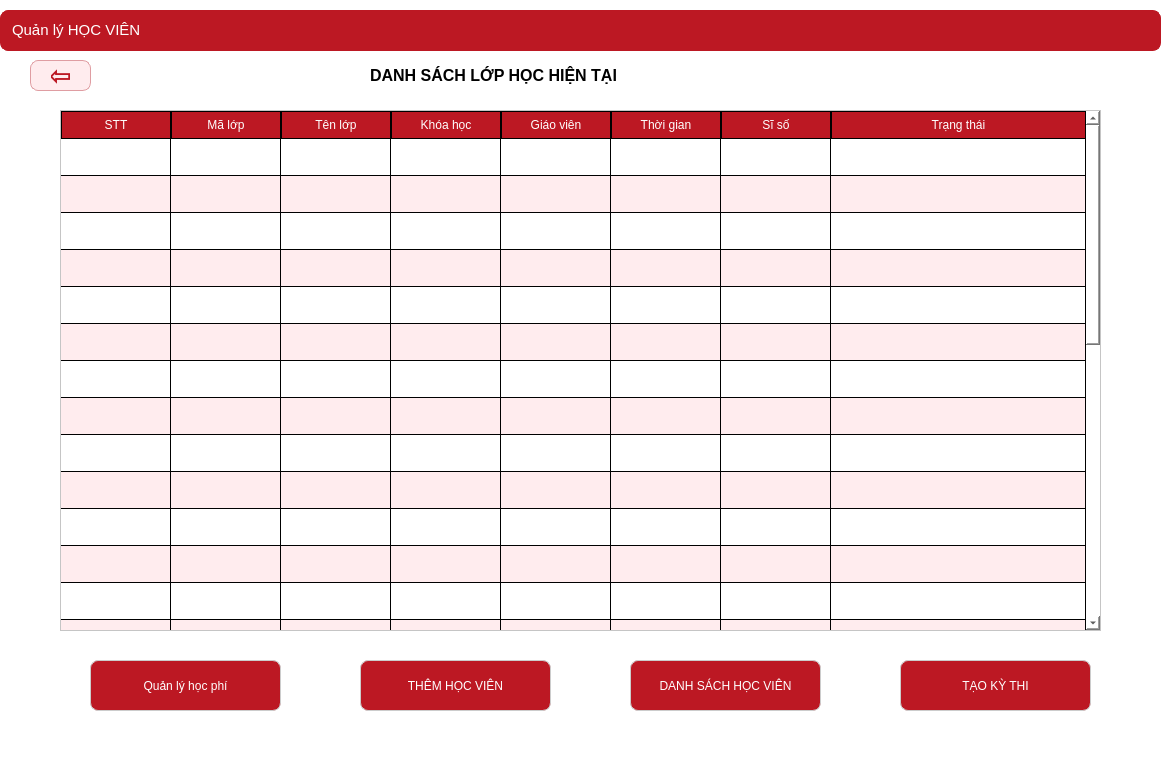
<?xml version="1.0" encoding="UTF-8"?>
<ui version="4.0">
 <class>Dialog</class>
 <widget class="QDialog" name="Dialog">
  <property name="geometry">
   <rect>
    <x>0</x>
    <y>0</y>
    <width>1161</width>
    <height>771</height>
   </rect>
  </property>
  <property name="windowTitle">
   <string>Dialog</string>
  </property>
  <widget class="QWidget" name="widget" native="true">
   <property name="geometry">
    <rect>
     <x>0</x>
     <y>0</y>
     <width>1161</width>
     <height>771</height>
    </rect>
   </property>
   <property name="styleSheet">
    <string notr="true">background: white;
</string>
   </property>
   <widget class="QTableWidget" name="dslopqli">
    <property name="geometry">
     <rect>
      <x>60</x>
      <y>110</y>
      <width>1041</width>
      <height>521</height>
     </rect>
    </property>
    <property name="styleSheet">
     <string notr="true">QTableWidget {
	font: 75 9pt &quot;MS Shell Dlg 2&quot;;
    background-color: white;
	alternate-background-color:#ffecee;
    gridline-color: black;
}

QHeaderView::section {
    background-color: #bc1823;
    color: white;
    padding: 4px;
    border: 1px solid black;
}

</string>
    </property>
    <property name="verticalScrollBarPolicy">
     <enum>Qt::ScrollBarAsNeeded</enum>
    </property>
    <property name="showDropIndicator" stdset="0">
     <bool>true</bool>
    </property>
    <property name="dragDropOverwriteMode">
     <bool>true</bool>
    </property>
    <property name="alternatingRowColors">
     <bool>true</bool>
    </property>
    <property name="showGrid">
     <bool>true</bool>
    </property>
    <attribute name="horizontalHeaderDefaultSectionSize">
     <number>110</number>
    </attribute>
    <attribute name="horizontalHeaderShowSortIndicator" stdset="0">
     <bool>false</bool>
    </attribute>
    <attribute name="horizontalHeaderStretchLastSection">
     <bool>true</bool>
    </attribute>
    <attribute name="verticalHeaderVisible">
     <bool>false</bool>
    </attribute>
    <attribute name="verticalHeaderDefaultSectionSize">
     <number>37</number>
    </attribute>
    <attribute name="verticalHeaderShowSortIndicator" stdset="0">
     <bool>false</bool>
    </attribute>
    <row>
     <property name="text">
      <string/>
     </property>
    </row>
    <row>
     <property name="text">
      <string/>
     </property>
    </row>
    <row>
     <property name="text">
      <string/>
     </property>
    </row>
    <row>
     <property name="text">
      <string/>
     </property>
    </row>
    <row>
     <property name="text">
      <string/>
     </property>
    </row>
    <row>
     <property name="text">
      <string/>
     </property>
    </row>
    <row>
     <property name="text">
      <string/>
     </property>
    </row>
    <row>
     <property name="text">
      <string>New Row</string>
     </property>
    </row>
    <row>
     <property name="text">
      <string/>
     </property>
    </row>
    <row>
     <property name="text">
      <string/>
     </property>
    </row>
    <row>
     <property name="text">
      <string/>
     </property>
    </row>
    <row>
     <property name="text">
      <string/>
     </property>
    </row>
    <row>
     <property name="text">
      <string/>
     </property>
    </row>
    <row>
     <property name="text">
      <string/>
     </property>
    </row>
    <row>
     <property name="text">
      <string/>
     </property>
    </row>
    <row>
     <property name="text">
      <string/>
     </property>
    </row>
    <row>
     <property name="text">
      <string/>
     </property>
    </row>
    <row>
     <property name="text">
      <string/>
     </property>
    </row>
    <row>
     <property name="text">
      <string/>
     </property>
    </row>
    <row>
     <property name="text">
      <string/>
     </property>
    </row>
    <row>
     <property name="text">
      <string/>
     </property>
    </row>
    <row>
     <property name="text">
      <string/>
     </property>
    </row>
    <row>
     <property name="text">
      <string/>
     </property>
    </row>
    <row>
     <property name="text">
      <string/>
     </property>
    </row>
    <row>
     <property name="text">
      <string/>
     </property>
    </row>
    <row>
     <property name="text">
      <string/>
     </property>
    </row>
    <row>
     <property name="text">
      <string/>
     </property>
    </row>
    <row>
     <property name="text">
      <string/>
     </property>
    </row>
    <row>
     <property name="text">
      <string/>
     </property>
    </row>
    <column>
     <property name="text">
      <string>STT</string>
     </property>
    </column>
    <column>
     <property name="text">
      <string>Mã lớp</string>
     </property>
    </column>
    <column>
     <property name="text">
      <string>Tên lớp</string>
     </property>
    </column>
    <column>
     <property name="text">
      <string>Khóa học</string>
     </property>
    </column>
    <column>
     <property name="text">
      <string>Giáo viên</string>
     </property>
    </column>
    <column>
     <property name="text">
      <string>Thời gian</string>
     </property>
    </column>
    <column>
     <property name="text">
      <string>Sĩ số</string>
     </property>
    </column>
    <column>
     <property name="text">
      <string>Trạng thái</string>
     </property>
    </column>
    <item row="0" column="0">
     <property name="text">
      <string/>
     </property>
     <property name="font">
      <font>
       <pointsize>10</pointsize>
       <weight>75</weight>
       <bold>true</bold>
      </font>
     </property>
    </item>
   </widget>
   <widget class="QPushButton" name="addhv">
    <property name="geometry">
     <rect>
      <x>360</x>
      <y>660</y>
      <width>191</width>
      <height>51</height>
     </rect>
    </property>
    <property name="styleSheet">
     <string notr="true">QPushButton {
    /* Font Segoe UI, cỡ chữ 10pt, độ đậm 700 (Bold) */
    font: 700 9pt &quot;Segoe UI&quot;; 
    color: white;
    background-color: #bc1823;
    border-radius: 8px; /* Bo góc 8px theo yêu cầu của bạn */
    padding: 12px;      /* Padding 12px theo yêu cầu của bạn */
    border: 1px solid #ccc;
    text-transform: uppercase; /* In hoa toàn bộ chữ để trông quyền lực hơn (tùy chọn) */
}

QPushButton:hover {
    background-color: #ffecee;
    color: #bc1823; /* Chữ đỏ đậm trên nền hồng nhạt sẽ đẹp hơn đen */
    border: 2px solid #df9da2;
}</string>
    </property>
    <property name="text">
     <string>THÊM HỌC VIÊN</string>
    </property>
   </widget>
   <widget class="QPushButton" name="taokythi">
    <property name="geometry">
     <rect>
      <x>900</x>
      <y>660</y>
      <width>191</width>
      <height>51</height>
     </rect>
    </property>
    <property name="styleSheet">
     <string notr="true">QPushButton {
    /* Font Segoe UI, cỡ chữ 10pt, độ đậm 700 (Bold) */
    font: 700 9pt &quot;Segoe UI&quot;; 
    color: white;
    background-color: #bc1823;
    border-radius: 8px; /* Bo góc 8px theo yêu cầu của bạn */
    padding: 12px;      /* Padding 12px theo yêu cầu của bạn */
    border: 1px solid #ccc;
    text-transform: uppercase; /* In hoa toàn bộ chữ để trông quyền lực hơn (tùy chọn) */
}

QPushButton:hover {
    background-color: #ffecee;
    color: #bc1823; /* Chữ đỏ đậm trên nền hồng nhạt sẽ đẹp hơn đen */
    border: 2px solid #df9da2;
}</string>
    </property>
    <property name="text">
     <string>TẠO KỲ THI</string>
    </property>
   </widget>
   <widget class="QLabel" name="label_12">
    <property name="geometry">
     <rect>
      <x>370</x>
      <y>60</y>
      <width>351</width>
      <height>31</height>
     </rect>
    </property>
    <property name="font">
     <font>
      <pointsize>12</pointsize>
      <weight>75</weight>
      <bold>true</bold>
     </font>
    </property>
    <property name="text">
     <string>DANH SÁCH LỚP HỌC HIỆN TẠI</string>
    </property>
   </widget>
   <widget class="QPushButton" name="qlyhcphi">
    <property name="geometry">
     <rect>
      <x>90</x>
      <y>660</y>
      <width>191</width>
      <height>51</height>
     </rect>
    </property>
    <property name="styleSheet">
     <string notr="true">QPushButton {
    /* Font Segoe UI, cỡ chữ 10pt, độ đậm 700 (Bold) */
    font: 700 9pt &quot;Segoe UI&quot;; 
    color: white;
    background-color: #bc1823;
    border-radius: 8px; /* Bo góc 8px theo yêu cầu của bạn */
    padding: 12px;      /* Padding 12px theo yêu cầu của bạn */
    border: 1px solid #ccc;
    text-transform: uppercase; /* In hoa toàn bộ chữ để trông quyền lực hơn (tùy chọn) */
}

QPushButton:hover {
    background-color: #ffecee;
    color: #bc1823; /* Chữ đỏ đậm trên nền hồng nhạt sẽ đẹp hơn đen */
    border: 2px solid #df9da2;
}</string>
    </property>
    <property name="text">
     <string>Quản lý học phí</string>
    </property>
   </widget>
   <widget class="QPushButton" name="return_2">
    <property name="geometry">
     <rect>
      <x>30</x>
      <y>60</y>
      <width>61</width>
      <height>31</height>
     </rect>
    </property>
    <property name="font">
     <font>
      <family>Segoe UI</family>
      <pointsize>20</pointsize>
      <weight>75</weight>
      <bold>true</bold>
     </font>
    </property>
    <property name="styleSheet">
     <string notr="true">QPushButton {
    /* Màu nền và viền */
    background-color: #ffecee; 
    border: 1px solid #df9da2;
    border-radius: 8px; /* Tăng bo góc một chút cho hợp với chữ to */
    
    /* Chữ: In đậm, Cỡ 25pt, Font Segoe UI */
    color: #bc1823;
    font-family: &quot;Segoe UI&quot;;
    font-size: 20pt;
    font-weight: bold;
    
    /* Đệm thêm khoảng trống xung quanh chữ */
    padding: 5px 20px;
}

QPushButton:hover {
    background-color: #f8d7da;
    border: 2px solid #bc1823; /* Viền dày hơn khi di chuột */
}

QPushButton:pressed {
    background-color: #df9da2;
    color: white;
}</string>
    </property>
    <property name="text">
     <string>⇦</string>
    </property>
    <property name="icon">
     <iconset theme="\u2b05">
      <normaloff>../../Downloads</normaloff>../../Downloads</iconset>
    </property>
    <property name="iconSize">
     <size>
      <width>25</width>
      <height>25</height>
     </size>
    </property>
   </widget>
   <widget class="QPushButton" name="xemdshv">
    <property name="geometry">
     <rect>
      <x>630</x>
      <y>660</y>
      <width>191</width>
      <height>51</height>
     </rect>
    </property>
    <property name="styleSheet">
     <string notr="true">QPushButton {
    /* Font Segoe UI, cỡ chữ 10pt, độ đậm 700 (Bold) */
    font: 700 9pt &quot;Segoe UI&quot;; 
    color: white;
    background-color: #bc1823;
    border-radius: 8px; /* Bo góc 8px theo yêu cầu của bạn */
    padding: 12px;      /* Padding 12px theo yêu cầu của bạn */
    border: 1px solid #ccc;
    text-transform: uppercase; /* In hoa toàn bộ chữ để trông quyền lực hơn (tùy chọn) */
}

QPushButton:hover {
    background-color: #ffecee;
    color: #bc1823; /* Chữ đỏ đậm trên nền hồng nhạt sẽ đẹp hơn đen */
    border: 2px solid #df9da2;
}</string>
    </property>
    <property name="text">
     <string>DANH SÁCH HỌC VIÊN</string>
    </property>
   </widget>
   <widget class="QLabel" name="label_quanlyhocvien_2">
    <property name="geometry">
     <rect>
      <x>0</x>
      <y>10</y>
      <width>1161</width>
      <height>41</height>
     </rect>
    </property>
    <property name="styleSheet">
     <string notr="true">QLabel {
    /* Màu nền đỏ đậm thương hiệu của Trầm */
    background-color: #bc1823;
    
    /* Chữ trắng, in hoa và đậm (Bold 700) */
    color: white;
    font: 700 10pt &quot;Segoe UI&quot;;
    text-transform: uppercase;
    
    /* Bo góc và viền để khớp với Dashboard */
    border-radius: 8px;
    border: 1px solid #bc1823;
    
    /* Căn giữa chữ tuyệt đối */
    qproperty-alignment: 'AlignCenter';
    padding: 8px;
}

/* Hiệu ứng khi di chuột vào để giao diện sinh động hơn */
QLabel:hover {
    background-color: #ffecee; /* Đổi sang nền hồng nhạt */
    color: #bc1823;           /* Chữ chuyển sang đỏ đậm */
    border: 1px solid #df9da2;
}</string>
    </property>
    <property name="text">
     <string>&lt;html&gt;&lt;head/&gt;&lt;body&gt;&lt;p&gt;&lt;span style=&quot; font-size:11pt;&quot;&gt;Quản lý HỌC VIÊN&lt;/span&gt;&lt;/p&gt;&lt;/body&gt;&lt;/html&gt;</string>
    </property>
   </widget>
  </widget>
 </widget>
 <resources/>
 <connections/>
</ui>
